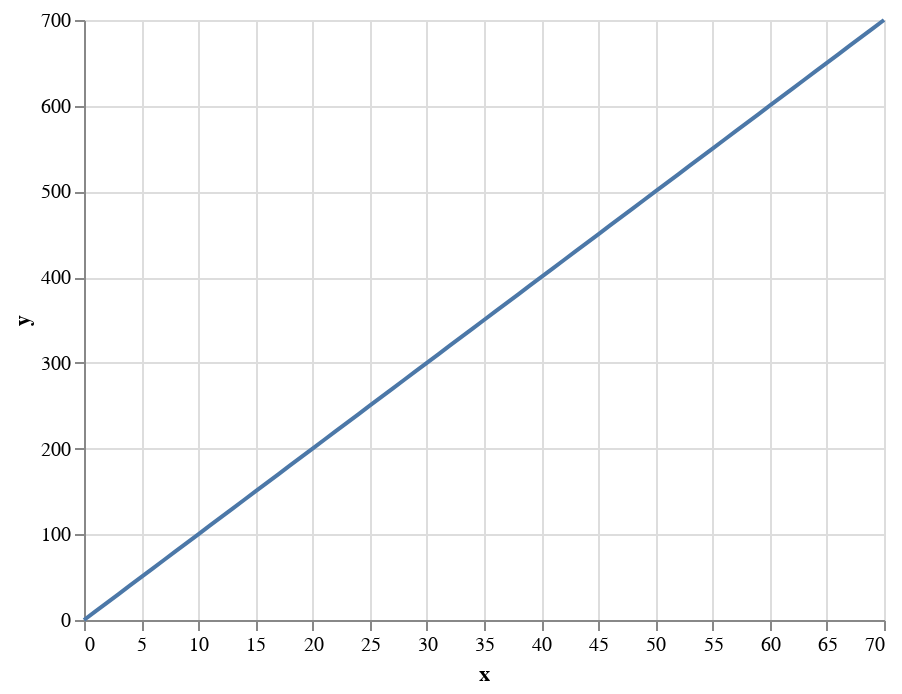

Notebook code cell kept with this figure:
### Markdown cell above
Tree based methods are a popular class of machine learning algorithms. However, they have a very important property to keep in mind in a time series context. Essentially, tree based algorithms are not capable of extrapolating multiple time periods in the future. To illustrate this consider the following example. This is an example of a linearly increasing time series. 

In order for this example to work properly please restart at the top of this section if you decide to make modifications to the code cells

### Code cell
df = pd.DataFrame({'x': np.linspace(0, 70, 71)}).reset_index()
df['y'] = df['x'] * 10

alt.Chart(df).mark_line().encode(x = 'x', y = 'y')

### Figure 1 — Vega-Lite specification as saved in the notebook (floating-point values rounded to 4 significant figures)
{"config": {"view": {"continuousWidth": 400, "continuousHeight": 300}}, "data": {"name": "data-46a92fb53f74bef0b5ac49d83af58541"}, "mark": "line", "encoding": {"x": {"type": "quantitative", "field": "x"}, "y": {"type": "quantitative", "field": "y"}}, "$schema": "https://vega.github.io/schema/vega-lite/v4.8.1.json", "datasets": {"data-46a92fb53f74bef0b5ac49d83af58541": [{"index": 0, "x": 0.0, "y": 0.0}, {"index": 1, "x": 1.0, "y": 10.0}, {"index": 2, "x": 2.0, "y": 20.0}, {"index": 3, "x": 3.0, "y": 30.0}, {"index": 4, "x": 4.0, "y": 40.0}, {"index": 5, "x": 5.0, "y": 50.0}, {"index": 6, "x": 6.0, "y": 60.0}, {"index": 7, "x": 7.0, "y": 70.0}, {"index": 8, "x": 8.0, "y": 80.0}, {"index": 9, "x": 9.0, "y": 90.0}, {"index": 10, "x": 10.0, "y": 100.0}, {"index": 11, "x": 11.0, "y": 110.0}, {"index": 12, "x": 12.0, "y": 120.0}, {"index": 13, "x": 13.0, "y": 130.0}, {"index": 14, "x": 14.0, "y": 140.0}, {"index": 15, "x": 15.0, "y": 150.0}, {"index": 16, "x": 16.0, "y": 160.0}, {"index": 17, "x": 17.0, "y": 170.0}, {"index": 18, "x": 18.0, "y": 180.0}, {"index": 19, "x": 19.0, "y": 190.0}, {"index": 20, "x": 20.0, "y": 200.0}, {"index": 21, "x": 21.0, "y": 210.0}, {"index": 22, "x": 22.0, "y": 220.0}, {"index": 23, "x": 23.0, "y": 230.0}, {"index": 24, "x": 24.0, "y": 240.0}, {"index": 25, "x": 25.0, "y": 250.0}, {"index": 26, "x": 26.0, "y": 260.0}, {"index": 27, "x": 27.0, "y": 270.0}, {"index": 28, "x": 28.0, "y": 280.0}, {"index": 29, "x": 29.0, "y": 290.0}, {"index": 30, "x": 30.0, "y": 300.0}, {"index": 31, "x": 31.0, "y": 310.0}, {"index": 32, "x": 32.0, "y": 320.0}, {"index": 33, "x": 33.0, "y": 330.0}, {"index": 34, "x": 34.0, "y": 340.0}, {"index": 35, "x": 35.0, "y": 350.0}, {"index": 36, "x": 36.0, "y": 360.0}, {"index": 37, "x": 37.0, "y": 370.0}, {"index": 38, "x": 38.0, "y": 380.0}, {"index": 39, "x": 39.0, "y": 390.0}, {"index": 40, "x": 40.0, "y": 400.0}, {"index": 41, "x": 41.0, "y": 410.0}, {"index": 42, "x": 42.0, "y": 420.0}, {"index": 43, "x": 43.0, "y": 430.0}, {"index": 44, "x": 44.0, "y": 440.0}, {"index": 45, "x": 45.0, "y": 450.0}, {"index": 46, "x": 46.0, "y": 460.0}, {"index": 47, "x": 47.0, "y": 470.0}, {"index": 48, "x": 48.0, "y": 480.0}, {"index": 49, "x": 49.0, "y": 490.0}, {"index": 50, "x": 50.0, "y": 500.0}, {"index": 51, "x": 51.0, "y": 510.0}, {"index": 52, "x": 52.0, "y": 520.0}, {"index": 53, "x": 53.0, "y": 530.0}, {"index": 54, "x": 54.0, "y": 540.0}, {"index": 55, "x": 55.0, "y": 550.0}, {"index": 56, "x": 56.0, "y": 560.0}, {"index": 57, "x": 57.0, "y": 570.0}, {"index": 58, "x": 58.0, "y": 580.0}, {"index": 59, "x": 59.0, "y": 590.0}, {"index": 60, "x": 60.0, "y": 600.0}, {"index": 61, "x": 61.0, "y": 610.0}, {"index": 62, "x": 62.0, "y": 620.0}, {"index": 63, "x": 63.0, "y": 630.0}, {"index": 64, "x": 64.0, "y": 640.0}, {"index": 65, "x": 65.0, "y": 650.0}, {"index": 66, "x": 66.0, "y": 660.0}, {"index": 67, "x": 67.0, "y": 670.0}, {"index": 68, "x": 68.0, "y": 680.0}, {"index": 69, "x": 69.0, "y": 690.0}, {"index": 70, "x": 70.0, "y": 700.0}]}}
